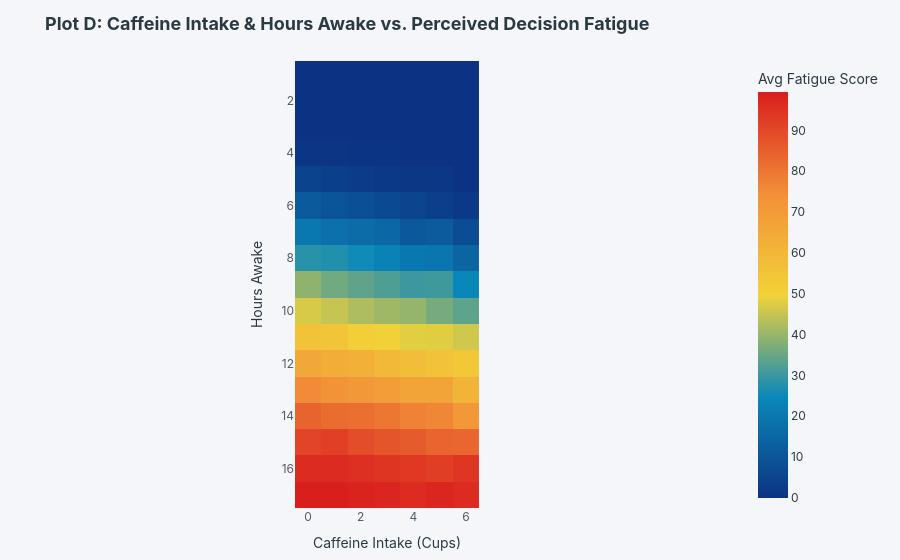

This figure's notebook cell:
### Markdown cell above
### ☕ Plot D: Caffeine Boost vs. Fatigue Crash (Clustered Heatmap)
* **Hypothesis:** Caffeine intake suppresses perceived fatigue over progressive time awake intervals.
* **Visualization:** Pivot heatmap mapping `Caffeine_Intake_Cups` vs. `Hours_Awake`, filled with average `Decision_Fatigue_Score`.

### Code cell
pivot_caffeine = df.groupby(['Hours_Awake', 'Caffeine_Intake_Cups'], observed=False)['Decision_Fatigue_Score'].mean().unstack().fillna(0)

fig_d = px.imshow(
    pivot_caffeine,
    labels=dict(x="Caffeine Intake (Cups)", y="Hours Awake", color="Avg Fatigue Score"),
    title="<b>Plot D: Caffeine Intake & Hours Awake vs. Perceived Decision Fatigue</b>",
    color_continuous_scale="Portland"
)
fig_d.update_layout(title_font_size=18, margin=dict(l=40, r=40, t=60, b=40))
fig_d.show()

### Figure 1 — Plotly figure (JSON) as saved in the notebook; plotly's stock layout.template omitted (floating-point values rounded to 4 significant figures)
{"data": [{"coloraxis": "coloraxis", "hovertemplate": "Caffeine Intake (Cups): %{x}<br>Hours Awake: %{y}<br>Avg Fatigue Score: %{z}<extra></extra>", "name": "0", "type": "heatmap", "x": [0, 1, 2, 3, 4, 5, 6], "xaxis": "x", "y": [1, 2, 3, 4, 5, 6, 7, 8, 9, 10, 11, 12, 13, 14, 15, 16, 17], "yaxis": "y", "z": [[0, 0, 0, 0, 0, 0, 0], [0, 0, 0, 0, 0, 0, 0], [0.09519, 0.04143, 0.02136, 0.01953, 0, 0, 0], [0.9997, 0.4654, 0.3025, 0.3011, 0.05167, 0.01765, 0], [4.636, 3.632, 2.653, 1.738, 1.028, 1.148, 0], [11.46, 9.792, 8.439, 6.824, 4.867, 3.528, 1.713], [20.31, 17.95, 16.69, 15.22, 11.11, 11.74, 7.475], [28.11, 27.35, 25.47, 22.96, 20.19, 19.27, 14.61], [39.11, 35.93, 33.94, 32.24, 30.15, 30.39, 24.44], [46.74, 44.93, 42.26, 40.85, 39.83, 36.43, 33.89], [55.41, 54.99, 51.68, 50.32, 47.94, 47.85, 45.91], [65.4, 63.84, 62.36, 59.37, 57.71, 55.99, 53.9], [75.46, 72.89, 71.23, 69.53, 66.88, 66.85, 61.02], [84.09, 82.03, 81.64, 79.98, 77.43, 76.23, 71.13], [90.97, 91.86, 89.11, 87.28, 86.04, 83.92, 83.59], [96.25, 96.5, 95.53, 94.24, 93.46, 92.37, 94.13], [99.38, 99.09, 98.46, 97.93, 96.58, 97.65, 96.34]]}], "layout": {"coloraxis": {"colorbar": {"title": {"text": "Avg Fatigue Score"}}, "colorscale": [[0, "rgb(12,51,131)"], [0.25, "rgb(10,136,186)"], [0.5, "rgb(242,211,56)"], [0.75, "rgb(242,143,56)"], [1, "rgb(217,30,30)"]]}, "margin": {"b": 40, "l": 40, "r": 40, "t": 60}, "title": {"font": {"size": 18}, "text": "<b>Plot D: Caffeine Intake & Hours Awake vs. Perceived Decision Fatigue</b>"}, "xaxis": {"anchor": "y", "constrain": "domain", "domain": [0, 1], "scaleanchor": "y", "title": {"text": "Caffeine Intake (Cups)"}}, "yaxis": {"anchor": "x", "autorange": "reversed", "constrain": "domain", "domain": [0, 1], "title": {"text": "Hours Awake"}}}}
